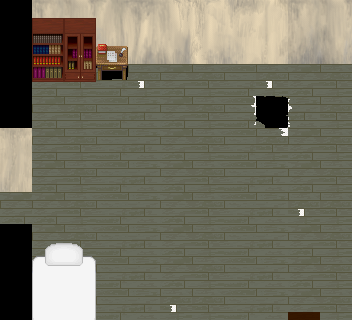

Rendered tile map (Tiled .tmx) drawn with the repository's tilesets; below, a short description and the full map source, tile grids included:
An orthogonal 11x10 tile map with 32x32 px tiles, 4 tile layers (layer0, layer1, layer2, layer3), 5 tilesets.

<map version="1.9" tiledversion="1.9.2" orientation="orthogonal" renderorder="right-down" width="11" height="10" tilewidth="32" tileheight="32" infinite="0" nextlayerid="5" nextobjectid="1">
 <tileset firstgid="1" source="res/room-01-udw.tsx" />
 <tileset firstgid="1113" source="res/room-01-ud.tsx" />
 <tileset firstgid="1481" source="res/room-01-udx.tsx" />
 <tileset firstgid="2697" source="res/add_more.tsx" />
 <tileset firstgid="3209" source="res/room-01-udw3.tsx" />
 <layer id="4" name="layer0" width="11" height="10" locked="1">
  <data encoding="csv">
0,0,0,0,0,0,0,0,0,0,0,
0,0,0,0,0,0,0,0,0,0,0,
0,3008,3008,3008,3008,3008,3008,3008,3008,3008,3008,
0,3008,3008,3008,3008,3008,3008,3008,0,3008,3008,
0,3008,3008,3008,3008,3008,3008,3008,3008,3008,3008,
0,3008,3008,3008,3008,3008,3008,3008,3008,3008,3008,
3008,3008,3008,3008,3008,3008,3008,3008,3008,3008,3008,
0,3008,3008,3008,3008,3008,3008,3008,3008,3008,3008,
0,0,0,3008,3008,3008,3008,3008,3008,3008,3008,
0,0,0,3008,3008,3008,3008,3008,3008,3008,3008
</data>
 </layer>
 <layer id="1" name="layer1" width="11" height="10">
  <data encoding="csv">
0,1033,1034,1035,1036,1037,1038,1039,1040,1033,1034,
0,1041,1042,1043,1044,1045,1046,1047,1048,1041,1042,
0,1,2,3,126,1,2,3,126,1,2,
0,1,2,3,4,1,2,127,119,120,2,
1060,1,2,3,4,1,2,3,110,1,2,
1068,1,2,3,4,1,2,3,4,1,2,
1,1,2,3,4,1,2,3,4,126,2,
0,1,2,3,4,1,2,3,4,1,2,
0,1,2,3,4,1,2,3,4,1,2,
0,1,2,3,4,126,2,3,4,1,2
</data>
 </layer>
 <layer id="2" name="layer2" width="11" height="10" locked="1">
  <data encoding="csv">
0,671,672,0,0,0,0,0,0,0,0,
0,679,680,954,0,0,0,0,0,0,0,
0,687,688,961,0,0,0,0,0,0,0,
0,0,0,0,0,0,0,0,0,0,0,
0,0,0,0,0,0,0,0,0,0,0,
0,0,0,0,0,0,0,0,0,0,0,
0,0,0,0,0,0,0,0,0,0,0,
0,0,0,0,0,0,0,0,0,0,0,
0,0,0,0,0,0,0,0,0,0,0,
0,0,0,0,0,0,0,0,0,0,0
</data>
 </layer>
 <layer id="3" name="layer3" width="11" height="10" locked="1">
  <data encoding="csv">
0,0,0,0,0,0,0,0,0,0,0,
0,0,0,0,0,0,0,0,0,0,0,
0,0,0,0,0,0,0,0,0,0,0,
0,0,0,0,0,0,0,0,0,0,0,
0,0,0,0,0,0,0,0,0,0,0,
0,0,0,0,0,0,0,0,0,0,0,
0,0,0,0,0,0,0,0,0,0,0,
0,75,76,0,0,0,0,0,0,0,0,
0,83,84,0,0,0,0,0,0,0,0,
0,73,74,0,0,0,0,0,0,3320,0
</data>
 </layer>
</map>
